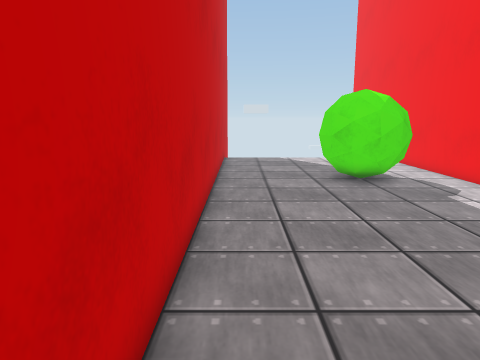
view 1 (above)

12 first-person views from a walk through a 3-D level made in the Unity game engine. The camera is 1.2 m above the floor, tilts 10° down and sees 70° across. The floor is counted in squares, 0.5 m on a side. Each view is taken from the middle of a square. On the plan, view 1 faces up. The plan holds only what a view shows up to about 20 squares ahead; the rest is blank. The place goes on beyond the plan. The player character is not drawn. Some surface patterns are stand-ins.

view 2
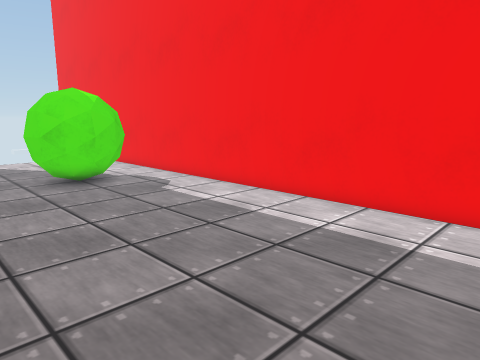

view 3
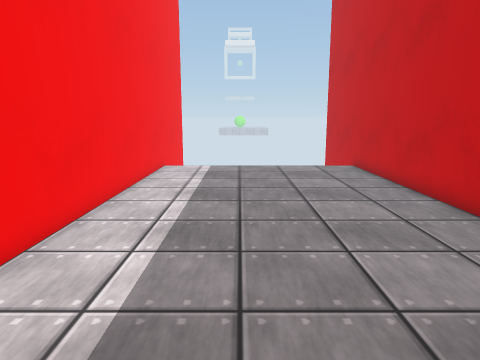

view 4
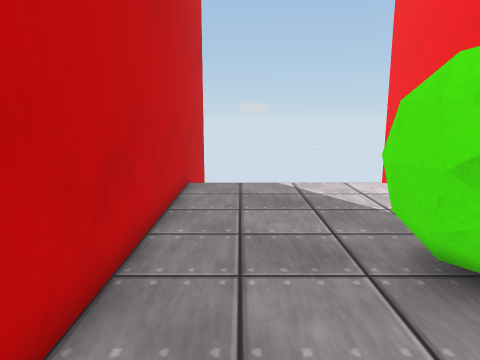

view 5
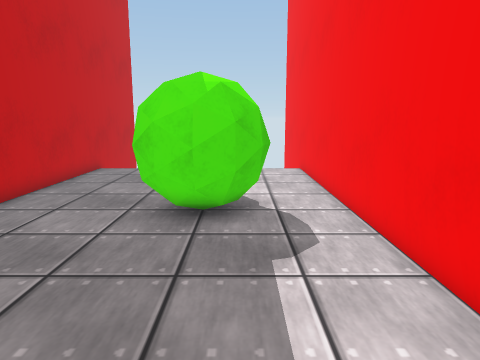

view 6
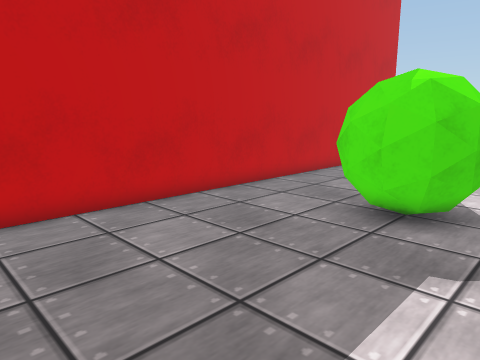

view 7
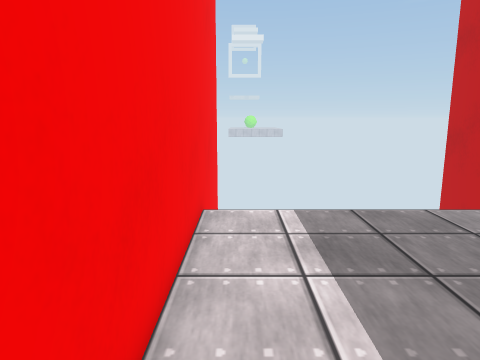

view 8
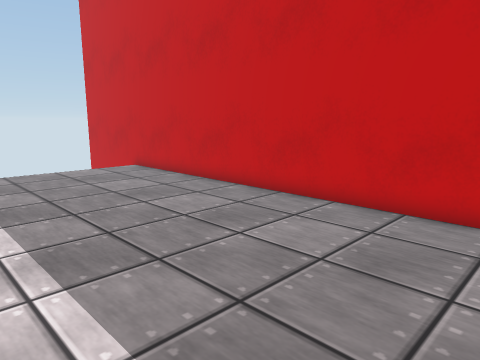

view 9
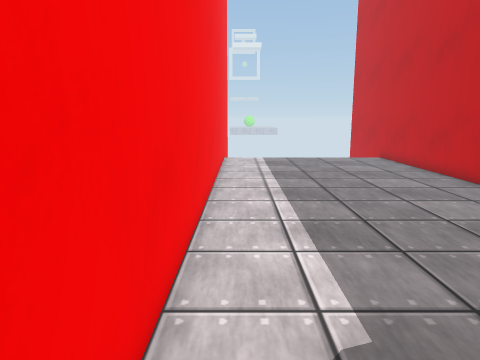

view 10
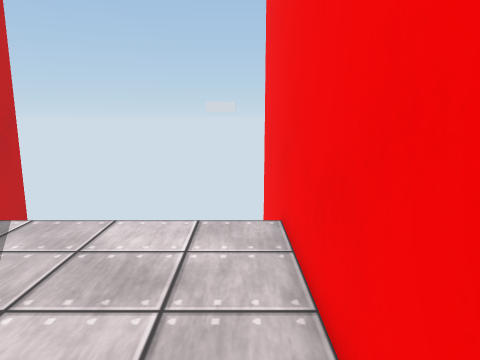

view 11
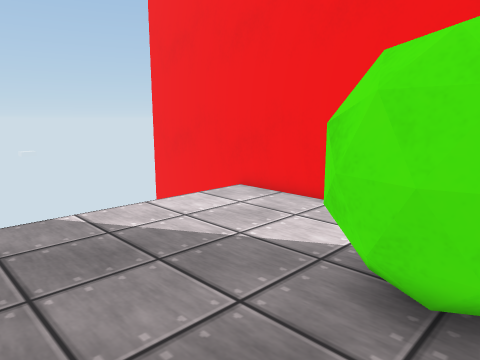

view 12
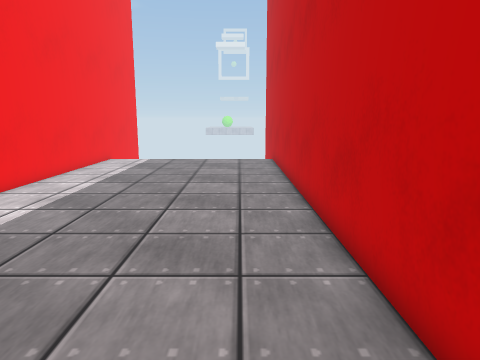

### Floor plan
Points are (right, up) in squares from view 1. A wall is a line through its corners. A room is listed if a view was taken in it or the views show most of it. See-through windows are left out.
Room 1 (views 1, 2, 3, 4, 5, 6, 7, 8, 9, 10, 11, 12)
walls: (4.9, 12.4) (4.1, 12.5) (3.6, 13) (3.3, 14) (3.5, 15) (4.1, 15.5); (4.1, 12.6) (3.4, 13.4); (4.3, 12.6) (3.4, 13.5) (3.4, 14.4) (4.3, 15.3); (5.9, 12.5) (5, 12.2) (4.1, 12.5); (4.4, 12.9) (3.9, 13.3); (3.7, 13.5) (3.7, 14.5); (5.9, 13.3) (5.6, 12.9) (5.2, 12.8); (3.9, 13.8) (3.9, 14.2); (6.6, 13.4) (5.9, 12.6) (5.2, 12.4); (6.5, 13.5) (5.7, 12.7) (5.1, 12.5) (4.2, 12.8); (6.7, 14) (6.5, 13) (5.9, 12.6); (3.4, 14.6) (4.1, 15.5); (6.2, 14.4) (6.2, 13.6); (-1, 22.5) (-1, -8.5); (9, -8.5) (9, 22.5)

Positions as (right, up) in squares from view 1, and headings:
1: (0, 0), facing up
2: (0, 0), facing up-right
3: (5, 10), facing down
4: (1, 9), facing up
5: (6, 5), facing up
6: (8, 5), facing up-left
7: (8, 1), facing down
8: (8, 9), facing down-left
9: (8, 14), facing down
10: (8, 14), facing up
11: (0, 13), facing up-right
12: (1, 13), facing down
